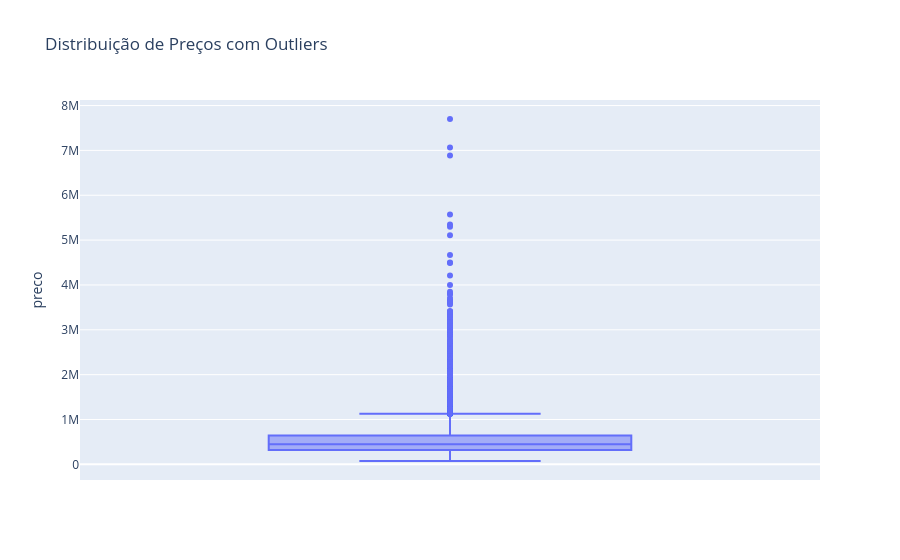

Notebook cell for this chart:
### Markdown cell above
### Identificação de Outliers

### Code cell
fig_outlier= px.box(df_traduzido, y='preco' , title= 'Distribuição de Preços com Outliers', points ='outliers')
fig_outlier.show()

### Figure 1 — Plotly figure (JSON) as saved in the notebook; plotly's stock layout.template omitted (floating-point values rounded to 4 significant figures; data arrays with more than 128 entries replaced by an {"elided": "..."} marker saying what was removed)
{"data": [{"alignmentgroup": "True", "boxpoints": "outliers", "hovertemplate": "preco=%{y}<extra></extra>", "legendgroup": "", "marker": {"color": "#636efa"}, "name": "", "notched": false, "offsetgroup": "", "orientation": "v", "showlegend": false, "type": "box", "x0": " ", "xaxis": "x", "y": {"elided": "21613 float values"}, "y0": " ", "yaxis": "y"}], "layout": {"boxmode": "group", "legend": {"tracegroupgap": 0}, "title": {"text": "Distribuição de Preços com Outliers"}, "xaxis": {"anchor": "y", "domain": [0, 1]}, "yaxis": {"anchor": "x", "domain": [0, 1], "title": {"text": "preco"}}}}
